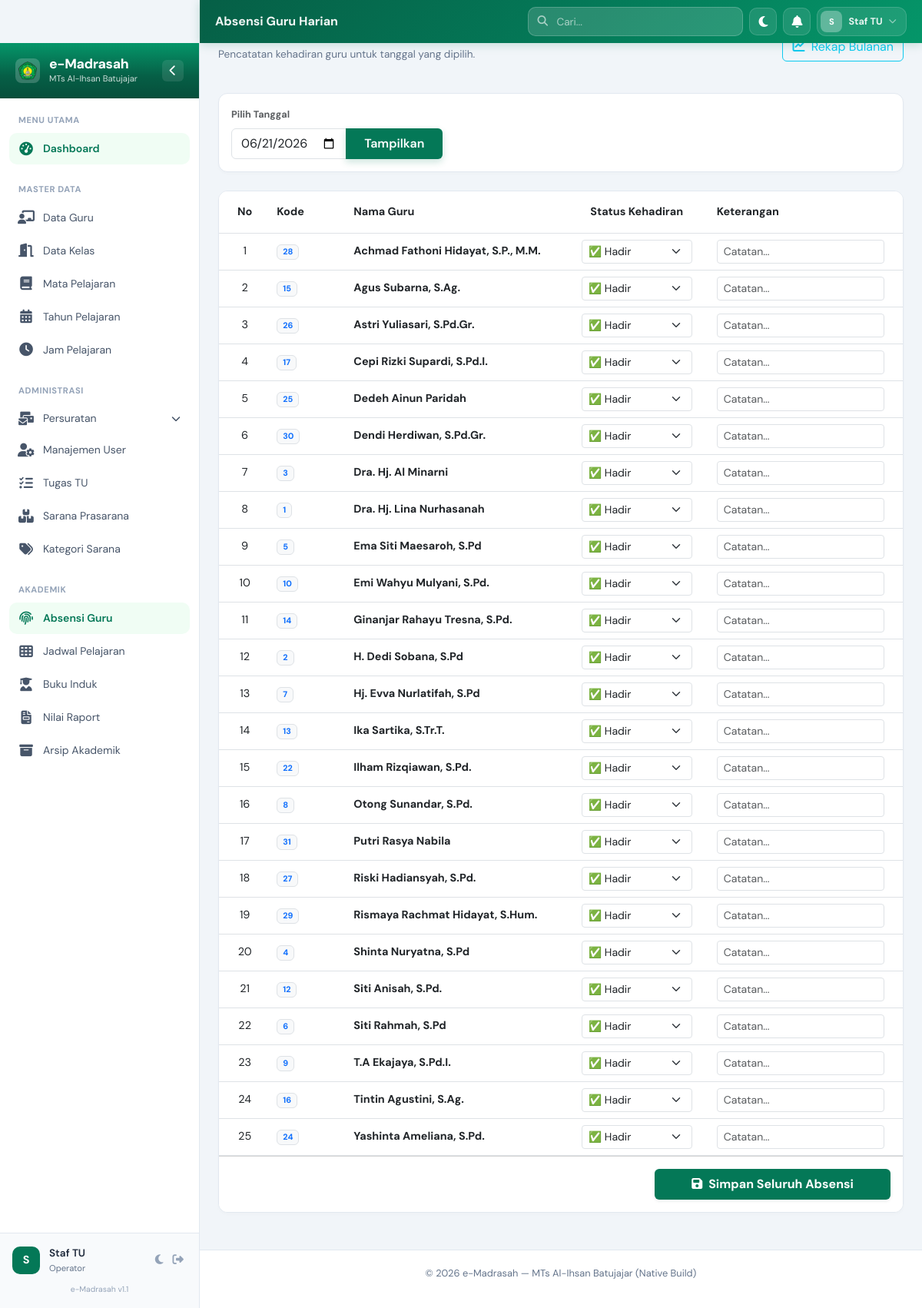
/modules/absensi/index.php (signed in), run on the app's committed database.
### tables this page shows
CREATE TABLE `gurus` (
  `id` bigint unsigned NOT NULL AUTO_INCREMENT,
  `user_id` bigint unsigned DEFAULT NULL,
  `email` varchar(255) DEFAULT NULL,
  `phone` varchar(20) DEFAULT NULL,
  `nip` varchar(50) DEFAULT NULL,
  `status` enum('aktif','cuti','pensiun') DEFAULT 'aktif',
  `kode` varchar(255) NOT NULL,
  `nama` varchar(255) NOT NULL,
  `bidang_studi` varchar(255) DEFAULT NULL,
  `jam_tidak_tersedia` json DEFAULT NULL,
  `created_at` timestamp NULL DEFAULT NULL,
  `updated_at` timestamp NULL DEFAULT NULL,
  PRIMARY KEY (`id`),
  UNIQUE KEY `gurus_kode_unique` (`kode`),
  UNIQUE KEY `email` (`email`),
  UNIQUE KEY `nip` (`nip`),
  KEY `idx_user_id` (`user_id`),
  KEY `idx_status` (`status`)
);

### modules/absensi/index.php (the view, shortened to what this page needs)
<?php
include __DIR__ . '/../../includes/header.php';
$tanggal = isset($_GET['tanggal']) ? $_GET['tanggal'] : date('Y-m-d');
$stmt_guru = $pdo->query("SELECT * FROM gurus ORDER BY nama ASC");
$gurus = $stmt_guru->fetchAll();
$agendas = [];
?>
<div class="page-header mb-4 fade-in">
    <div>
        <h2 class="page-title"><i class="fas fa-fingerprint me-2 text-primary"></i>Absensi Guru Harian</h2>
        <p class="page-subtitle">Pencatatan kehadiran guru untuk tanggal yang dipilih.</p>
    </div>
    <div class="d-flex gap-2">
        <a href="rekap.php" class="btn btn-outline-info">
            <i class="fas fa-chart-line me-1"></i> Rekap Bulanan
        </a>
    </div>
</div>
<div class="card border-0 shadow-sm mb-4">
    <div class="card-body">
        <form method="GET" class="row g-3 align-items-end">
            <div class="col-md-4">
                <label class="form-label fw-bold small text-muted">Pilih Tanggal</label>
                <div class="input-group">
                    <input type="date" name="tanggal" class="form-control" value="<?php echo $tanggal; ?>">
                    <button type="submit" class="btn btn-primary px-4">Tampilkan</button>
                </div>
            </div>
        </form>
    </div>
</div>
<form action="store.php" method="POST">
    <div class="card border-0 shadow-sm overflow-hidden mb-4">
        <div class="table-responsive">
            <table class="table table-hover align-middle mb-0">
                <thead class="bg-gray-50">
                    <tr>
                        <th class="px-4 py-3 text-center" style="width: 50px;">No</th>
                        <th class="py-3" style="width: 100px;">Kode</th>
                        <th class="py-3">Nama Guru</th>
                        <th class="py-3 text-center" style="width: 160px;">Status Kehadiran</th>
                        <th class="py-3 px-4">Keterangan</th>
                    </tr>
                </thead>
                <tbody>
                    <?php if (empty($gurus)): ?>
                    <tr>
                        <td colspan="5" class="text-center py-5 text-muted">Data guru belum tersedia.</td>
                    </tr>
                    <?php else: ?>
                        <?php $no=1; foreach ($gurus as $g): ?>
                        <?php
                            $status = $agendas[$g['id']]['status'] ?? 'hadir';
                            $ket = $agendas[$g['id']]['keterangan'] ?? '';
                        ?>
                        <tr>
                            <td class="text-center px-4"><?php echo $no++; ?></td>
                            <td><span class="badge bg-light text-primary border"><?php echo $g['kode']; ?></span></td>
                            <td class="fw-bold"><?php echo $g['nama']; ?></td>
                            <td>
                                <select name="status[<?php echo $g['id']; ?>]" class="form-select form-select-sm">
                                    <option value="hadir" <?php echo $status == 'hadir' ? 'selected' : ''; ?>>✅ Hadir</option>
                                </select>
                            </td>
                            <td class="px-4">
                                <div class="d-flex align-items-center gap-2">
                                    <input type="text" name="keterangan[<?php echo $g['id']; ?>]"
                                           class="form-control form-control-sm"
                                           placeholder="Catatan..."
                                           value="<?php echo $ket; ?>">
                                </div>
                            </td>
                        </tr>
                        <?php endforeach; ?>
                    <?php endif; ?>
                </tbody>
            </table>
        </div>
        <div class="card-footer bg-white text-end py-3">
            <button type="submit" class="btn btn-primary px-5 fw-bold shadow-sm">
                <i class="fas fa-save me-2"></i>Simpan Seluruh Absensi
            </button>
        </div>
    </div>
</form>
<?php include __DIR__ . '/../../includes/footer.php'; ?>

### data on the page
gurus: kode "28", nama "Achmad Fathoni Hidayat, S.P., M.M.", id "✅ Hadir"
gurus: kode "15", nama "Agus Subarna, S.Ag.", id "✅ Hadir"
gurus: kode "26", nama "Astri Yuliasari, S.Pd.Gr.", id "✅ Hadir"
gurus: kode "17", nama "Cepi Rizki Supardi, S.Pd.I.", id "✅ Hadir"
gurus: kode "25", nama "Dedeh Ainun Paridah", id "✅ Hadir"
gurus: kode "30", nama "Dendi Herdiwan, S.Pd.Gr.", id "✅ Hadir"
gurus: kode "3", nama "Dra. Hj. Al Minarni", id "✅ Hadir"
gurus: kode "1", nama "Dra. Hj. Lina Nurhasanah", id "✅ Hadir"
gurus: kode "5", nama "Ema Siti Maesaroh, S.Pd", id "✅ Hadir"
gurus: kode "10", nama "Emi Wahyu Mulyani, S.Pd.", id "✅ Hadir"
gurus: kode "14", nama "Ginanjar Rahayu Tresna, S.Pd.", id "✅ Hadir"
gurus: kode "2", nama "H. Dedi Sobana, S.Pd", id "✅ Hadir"
gurus: kode "7", nama "Hj. Evva Nurlatifah, S.Pd", id "✅ Hadir"
gurus: kode "13", nama "Ika Sartika, S.Tr.T.", id "✅ Hadir"
gurus: kode "22", nama "Ilham Rizqiawan, S.Pd.", id "✅ Hadir"
gurus: kode "8", nama "Otong Sunandar, S.Pd.", id "✅ Hadir"
gurus: kode "31", nama "Putri Rasya Nabila", id "✅ Hadir"
gurus: kode "27", nama "Riski Hadiansyah, S.Pd.", id "✅ Hadir"
gurus: kode "29", nama "Rismaya Rachmat Hidayat, S.Hum.", id "✅ Hadir"
gurus: kode "4", nama "Shinta Nuryatna, S.Pd", id "✅ Hadir"
gurus: kode "12", nama "Siti Anisah, S.Pd.", id "✅ Hadir"
gurus: kode "6", nama "Siti Rahmah, S.Pd", id "✅ Hadir"
gurus: kode "9", nama "T.A Ekajaya, S.Pd.I.", id "✅ Hadir"
gurus: kode "16", nama "Tintin Agustini, S.Ag.", id "✅ Hadir"
gurus: kode "24", nama "Yashinta Ameliana, S.Pd.", id "✅ Hadir"

### other printed values
$page_title "Absensi Guru Harian"
substr($_SESSION['user_name'] ?? 'A', 0, 1) "S"
$_SESSION['user_name'] "Staf TU"
$_SESSION['user_role'] "Operator"
